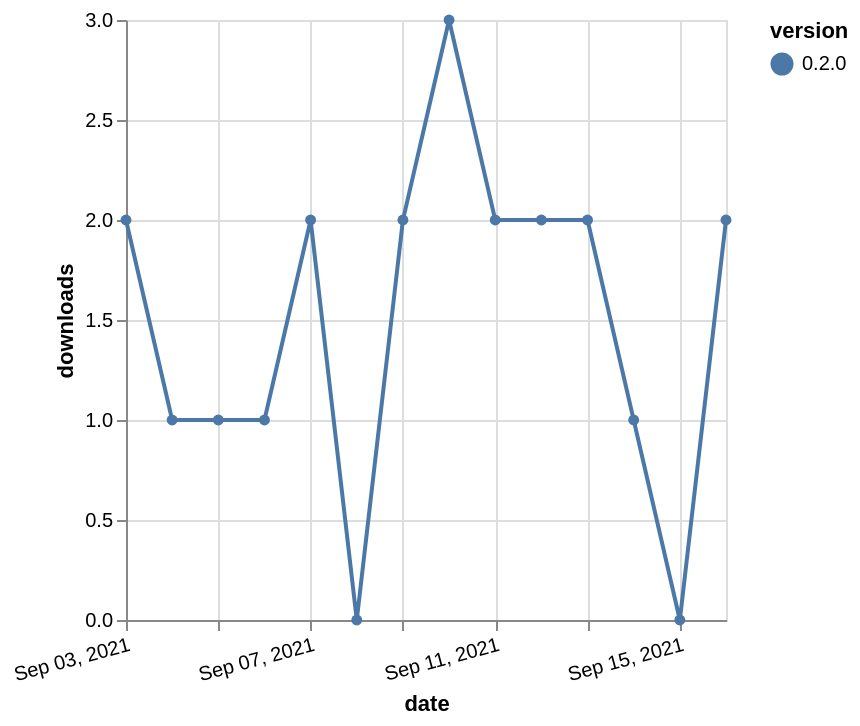

Vega-Lite specification stored for this chart:
### Vega-Lite specification from a JSON file in a GitHub repository (floating-point values rounded to 4 significant figures)
{"$schema": "https://vega.github.io/schema/vega-lite/v5.json", "description": "A simple bar chart with embedded data.", "data": {"values": [{"date": "2021-09-03", "total": 539, "delta": 2, "version": "0.2.0"}, {"date": "2021-09-04", "total": 540, "delta": 1, "version": "0.2.0"}, {"date": "2021-09-05", "total": 541, "delta": 1, "version": "0.2.0"}, {"date": "2021-09-06", "total": 542, "delta": 1, "version": "0.2.0"}, {"date": "2021-09-07", "total": 544, "delta": 2, "version": "0.2.0"}, {"date": "2021-09-08", "total": 544, "delta": 0, "version": "0.2.0"}, {"date": "2021-09-09", "total": 546, "delta": 2, "version": "0.2.0"}, {"date": "2021-09-10", "total": 549, "delta": 3, "version": "0.2.0"}, {"date": "2021-09-11", "total": 551, "delta": 2, "version": "0.2.0"}, {"date": "2021-09-12", "total": 553, "delta": 2, "version": "0.2.0"}, {"date": "2021-09-13", "total": 555, "delta": 2, "version": "0.2.0"}, {"date": "2021-09-14", "total": 556, "delta": 1, "version": "0.2.0"}, {"date": "2021-09-15", "total": 556, "delta": 0, "version": "0.2.0"}, {"date": "2021-09-16", "total": 558, "delta": 2, "version": "0.2.0"}]}, "width": "container", "mark": {"type": "line", "point": {"filled": true}}, "encoding": {"x": {"field": "date", "type": "temporal", "timeUnit": "yearmonthdate", "title": "date", "axis": {"labelAngle": -15}}, "y": {"field": "delta", "type": "quantitative", "title": "downloads"}, "color": {"field": "version", "type": "nominal"}, "tooltip": {"field": "delta"}}}
